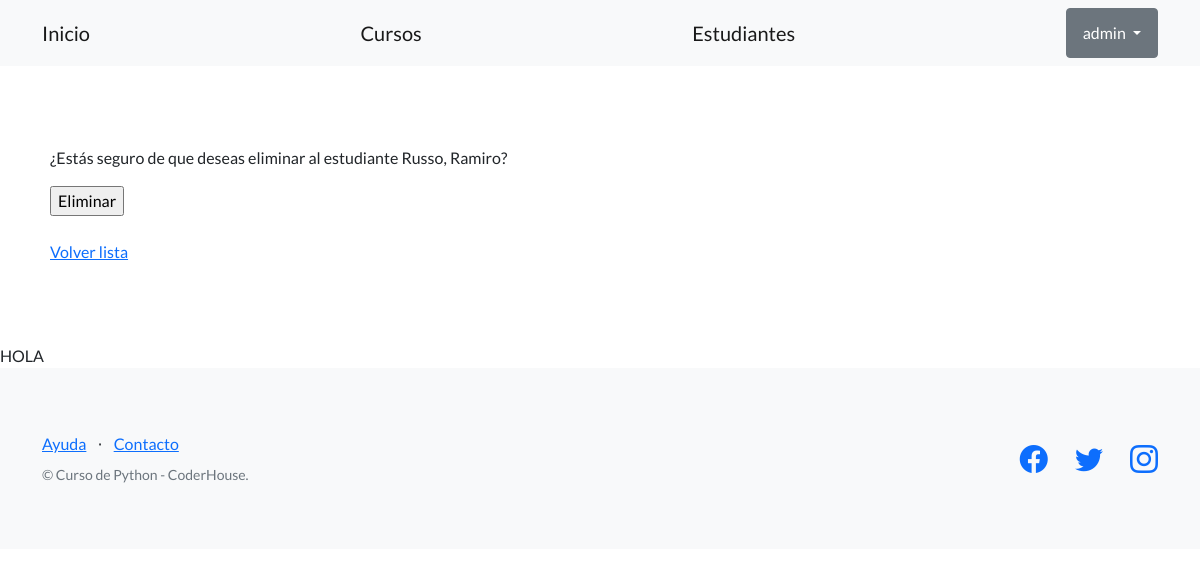
The page /estudios/eliminar-estudiante/1 (signed in) on the database as committed earlier.
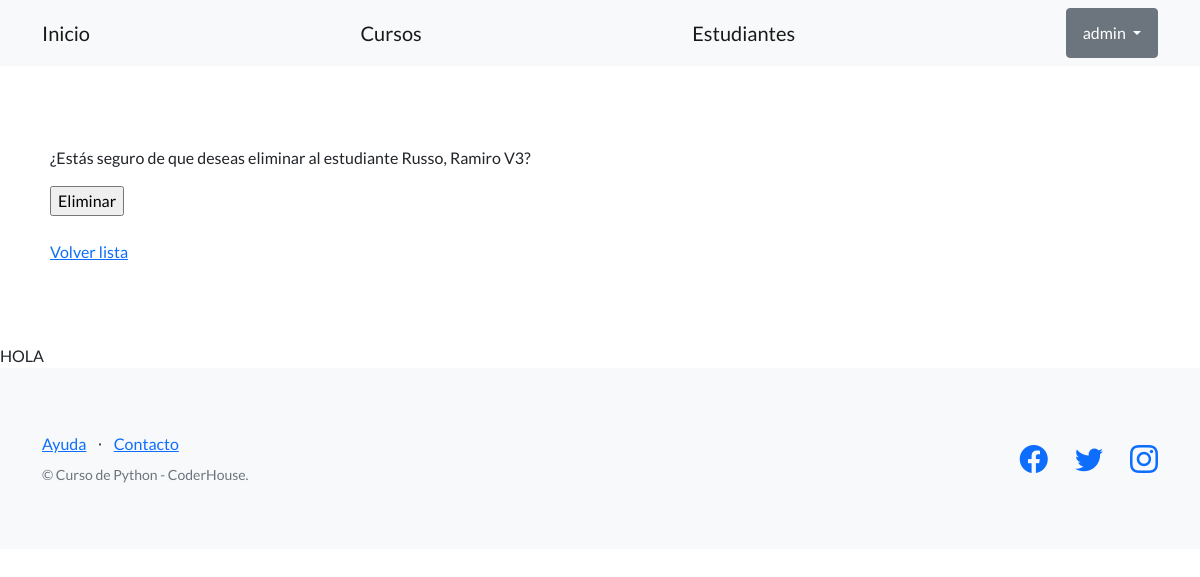
The same page on the database as committed later.
### control_estudios/models.py (models this page shows, shortened)
class Estudiante(models.Model):
    apellido = models.CharField(max_length=256)
    nombre = models.CharField(max_length=256)
    email = models.EmailField(blank=True)
    telefono = models.CharField(max_length=20, blank=True)
    dni = models.CharField(max_length=32)
    fecha_nacimiento = models.DateField(blank=True)
    creador = models.ForeignKey(User, on_delete=models.SET_NULL, null=True)

### control_estudios/views.py (the view)
# urls.py: path("eliminar-estudiante/<int:pk>", EstudianteDeleteView.as_view(), name="eliminar_estudiante"),
class EstudianteDeleteView(LoginRequiredMixin, DeleteView):
    model = Estudiante
    success_url = reverse_lazy('lista_estudiantes')

### control_estudios/templates/control_estudios/estudiante_confirm_delete.html (shortened to what this page needs)
{% extends "control_estudios/base.html" %}
{% block contenido %}
<form method="post">
    <p>¿Estás seguro de que deseas eliminar al estudiante {{object.apellido}}, {{object.nombre}}?</p>
    <input type="submit" value="Eliminar" />
</form>
<br>
<a href="{% url 'lista_estudiantes' %}">Volver lista</a>
{% endblock contenido %}

Rows that differ between the two databases and show on the page:
changed Estudiante "Russo": nombre "Ramiro" → "Ramiro V3"
